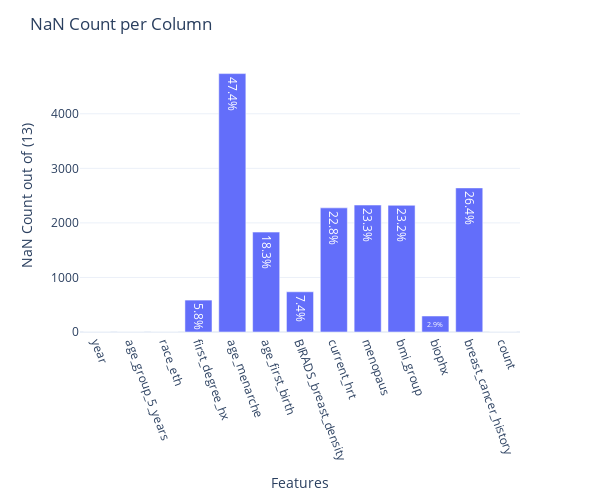

Here is the notebook cell this chart was saved with:
### Markdown cell above
### nan value visulization

### Code cell
df_nan_columns=nan_columns(df)
nan_columns_bar(df_nan_columns)

### Figure 1 — Plotly figure (JSON) as saved in the notebook; plotly's stock layout.template omitted (floating-point values rounded to 4 significant figures)
{"data": [{"alignmentgroup": "True", "hovertemplate": "index=%{x}<br>NaN Count=%{y}<br>Percentage of NaNs (%)=%{text}<extra></extra>", "legendgroup": "", "marker": {"color": "#636efa", "pattern": {"shape": ""}}, "name": "", "offsetgroup": "", "orientation": "v", "showlegend": false, "text": [0, 0, 0, 5.85, 47.36, 18.31, 7.37, 22.75, 23.27, 23.22, 2.93, 26.41, 0], "textposition": "inside", "texttemplate": "%{text:.1f}%", "type": "bar", "x": ["year", "age_group_5_years", "race_eth", "first_degree_hx", "age_menarche", "age_first_birth", "BIRADS_breast_density", "current_hrt", "menopaus", "bmi_group", "biophx", "breast_cancer_history", "count"], "xaxis": "x", "y": [0, 0, 0, 585, 4736, 1831, 737, 2275, 2327, 2322, 293, 2641, 0], "yaxis": "y"}], "layout": {"barmode": "relative", "height": 500, "legend": {"tracegroupgap": 0}, "margin": {"t": 60}, "title": {"text": "NaN Count per Column"}, "width": 600, "xaxis": {"anchor": "y", "autorange": true, "domain": [0, 1], "range": [-0.5, 12.5], "tickangle": 70, "title": {"text": "Features"}, "type": "category"}, "yaxis": {"anchor": "x", "autorange": true, "domain": [0, 1], "range": [0, 4985.0], "title": {"text": "NaN Count out of (13)"}, "type": "linear"}}}
